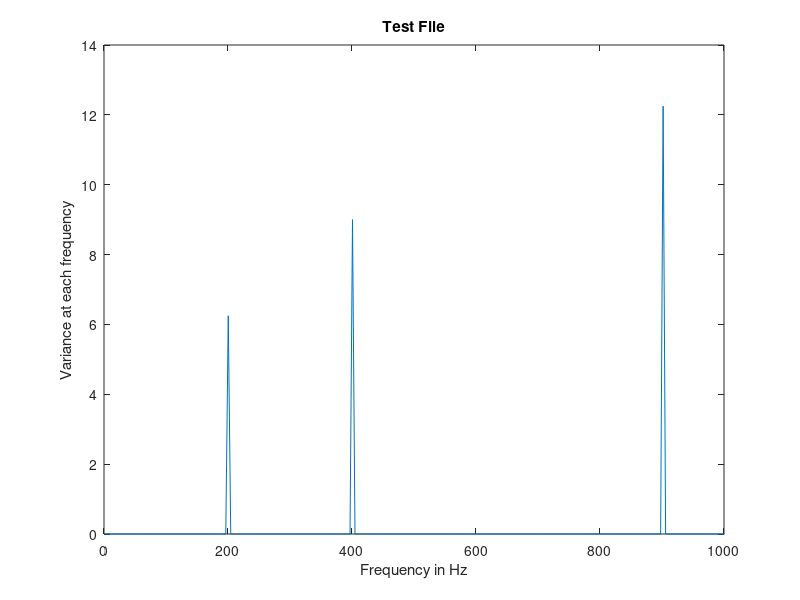

Here is the MATLAB script that generated this plot:
% EAS 4810C Lab 3 Supplement
% FFT Data Analysis
% Alexander Latzko

clc; clear;

% Read simulated data file
load('Simulated_Data_File.mat')

% Create array to store points sequentially
ptsPerArray = 1000;
numArrays = length(X)/ptsPerArray;
Data_File = zeros(numArrays,ptsPerArray);

% Write the data into the cell array
for arrayNum = 1:numArrays
    for val = 1:ptsPerArray       
        % Insert correct points into Data_File
        Data_File(arrayNum,:) = X((arrayNum-1)*ptsPerArray+1:arrayNum*ptsPerArray);
    end
end

% Calculate the means of each Data_File array
means = zeros(numArrays,1);
for arrayNum = 1:numArrays
    means(arrayNum) = mean(Data_File(arrayNum,:));
end

% Create new array to store data with mean subtracted
Data_File_with_Mean_Subtracted = zeros(numArrays,ptsPerArray);

% Subtract the mean of each array and store
for arrayNum = 1:numArrays
    Data_File_with_Mean_Subtracted(arrayNum,:) = Data_File(arrayNum,:) - means(arrayNum);
end

% Check if new arrays have a mean of zero
new_means = zeros(numArrays,1);
for arrayNum = 1:numArrays
    new_means(arrayNum) = mean(Data_File_with_Mean_Subtracted(arrayNum,:));
end

% Create new array to store FFT data
FFT_array = zeros(numArrays,ptsPerArray);

% FFT each array
for arrayNum = 1:numArrays
    FFT_array(arrayNum,:) = fft(Data_File_with_Mean_Subtracted(arrayNum,:),ptsPerArray)/ptsPerArray;
end

% Multiply each element in each array by its complex conjugate
for arrayNum = 1:numArrays
    FFT_array(arrayNum,:) = FFT_array(arrayNum,:) .* conj(FFT_array(arrayNum,:));
end

% Find the average of the elements of the arrays
average = zeros(ptsPerArray,1);
for val = 1:ptsPerArray
    average(val) = mean(FFT_array(:,val));
end

% Plot
t_step = t(2) - t(1);
fs = 1/t_step;
L = length(X);

ampl = average(1:500);
freq = linspace(0,fs/2,length(ampl));

figure;
plot(freq,ampl)
xlim([0,1000])
title('Test File')
xlabel('Frequency in Hz')
ylabel('Variance at each frequency')